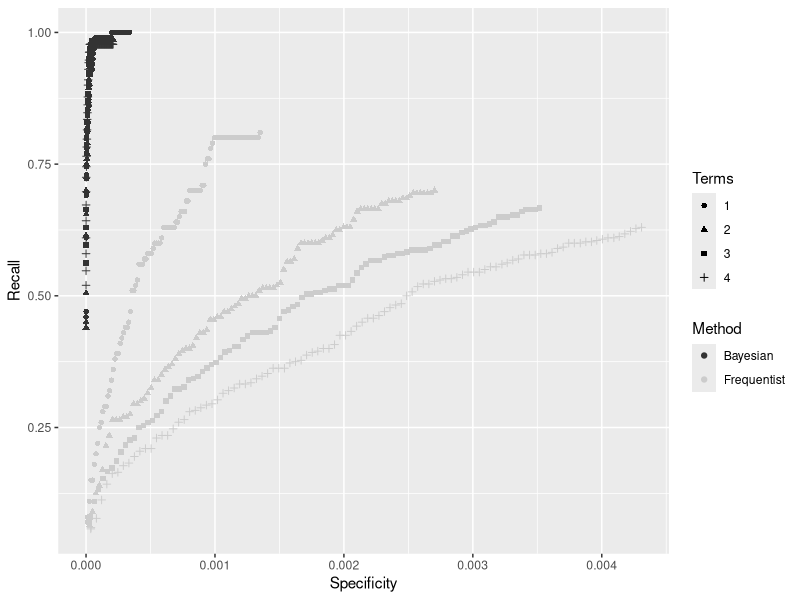
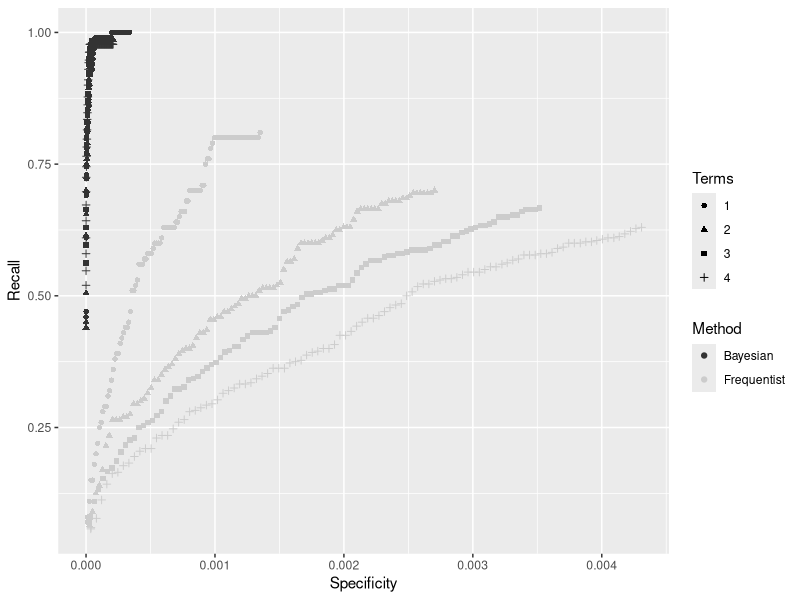

These figures' R source, in order:
require("ggplot2")
data=read.csv("allsim.t4.csv")
data$Terms <- cut (data$terms, breaks=c(-Inf,1.5,2.5,3.5,Inf), labels=c("1","2","3","4"))
data$Method[data$method == "model"] = "Bayesian"
data$Method[data$method == "hypergeometric"] = "Frequentist"
data$fpr <- 1 - data$specificity
ggplot(aes(x = fpr, y = recall, color = Method, shape = Terms, group = interaction(Method,Terms)), data = data) + geom_point() + scale_colour_grey() + xlab("Specificity") + ylab("Recall")
ggsave("allsim.pdf")
